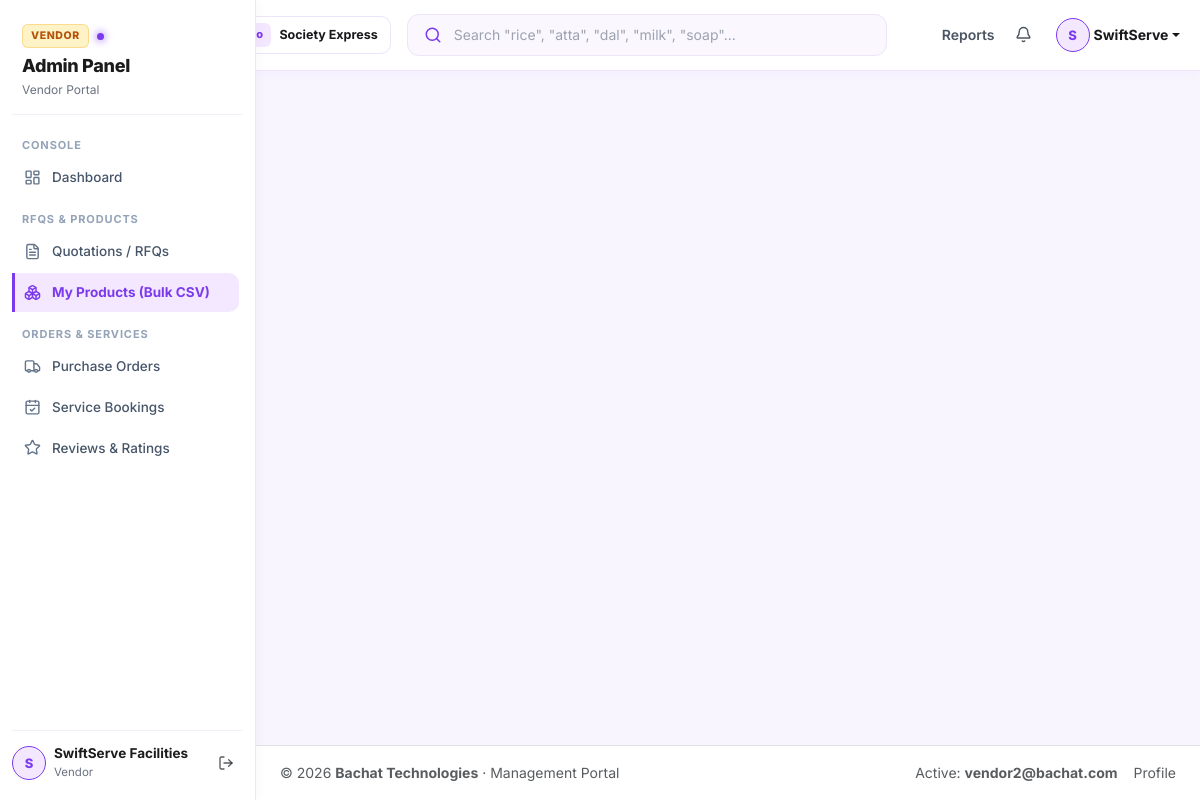
The app's page /vendor/products (signed in) with its own data.
### tables this page shows
CREATE TABLE users (
  id            INT UNSIGNED NOT NULL AUTO_INCREMENT,
  name          VARCHAR(120) NOT NULL,
  email         VARCHAR(150) NOT NULL,
  phone         VARCHAR(20)  NULL,
  password_hash VARCHAR(255) NOT NULL,
  role          ENUM('super_admin','society_admin','resident','vendor','delivery_staff') NOT NULL,
  society_id    INT UNSIGNED NULL,
  status        ENUM('active','pending','suspended') NOT NULL DEFAULT 'active',
  language      ENUM('en','hi','mr') NOT NULL DEFAULT 'en',
  avatar        VARCHAR(255) NULL,
  last_login_at DATETIME NULL,
  failed_logins INT NOT NULL DEFAULT 0,
  locked_until  DATETIME NULL,
  created_at    DATETIME NOT NULL DEFAULT CURRENT_TIMESTAMP,
  updated_at    DATETIME NOT NULL DEFAULT CURRENT_TIMESTAMP,
  PRIMARY KEY (id),
  UNIQUE KEY uq_users_email (email),
  KEY idx_users_role_society (role, society_id),
  CONSTRAINT fk_users_society FOREIGN KEY (society_id) REFERENCES societies (id) ON DELETE SET NULL
);

### app/views/layout.php (the view, shortened to what the rows shown need)
<?php
$user    = $user ?? null;
$society = $society ?? null;
$active  = $active ?? '';
$role    = $user['role'] ?? null;
$isAdmin = in_array($role, ['super_admin', 'society_admin'], true);
$inAdminPanel = str_starts_with($active, 'super-') || str_starts_with($active, 'admin-') || str_starts_with($active, 'vendor-');
$hasSidebar = ($isAdmin || $role === 'vendor') && $inAdminPanel;
?>
<!DOCTYPE html>
<html lang="<?= e($lang === 'en' ? 'en' : ($lang === 'hi' ? 'hi' : 'mr')) ?>">
<head>
<link href="https://cdn.jsdelivr.net/npm/bootstrap@5.3.3/dist/css/bootstrap.min.css" rel="stylesheet">
<link href="<?= asset('css/app.css') ?>?v=<?= @filemtime(BACHAT_ROOT . '/assets/css/app.css') ?: time() ?>" rel="stylesheet">
</head>
<body class="<?= $hasSidebar ? 'has-sidebar' : '' ?>" data-role="<?= e($role ?? 'guest') ?>">
<?php include APP . '/views/partials/nav.php'; ?>
<div class="<?= $hasSidebar ? 'b-shell container-fluid' : 'b-shell-noside container' ?>">
    <?php if ($hasSidebar) include APP . '/views/partials/sidebar.php'; ?>
    <main id="main-content" class="<?= $hasSidebar ? 'b-main' : 'pb-5' ?>">
        <?php if ($hasSidebar) include APP . '/views/partials/mobile_admin_bar.php'; ?>
    </main>
</div>
<?php include APP . '/views/partials/footer.php'; ?>
</body>
</html>

### app/core/Router.php (shortened to what the rows shown need)
<?php
final class Router
{
    private static array $routes = [];
    public static function add(string $method, string $pattern, string $handler, array $opts = []): void
    {
        $params = [];
        $regex = preg_replace_callback('/\{([a-zA-Z_]+)\}/', static function ($m) use (&$params) {
            $params[] = $m[1];
            return '([^/]+)';
        }, $pattern);
        self::$routes[] = [
            'method'  => $method,
            'regex'   => '#^' . $regex . '$#',
            'params'  => $params,
            'handler' => $handler,
            'opts'    => $opts,
        ];
    }
    public static function currentPath(): string
    {
        $uri  = $_SERVER['REQUEST_URI'] ?? '/';
        $path = parse_url($uri, PHP_URL_PATH) ?: '/';
        $path = '/' . trim($path, '/');
        return $path === '/' ? '/' : rtrim($path, '/');
    }
    public static function dispatch(): void
    {
        $method = strtoupper($_SERVER['REQUEST_METHOD'] ?? 'GET');
        $path = self::currentPath();
        foreach (self::$routes as $route) {
            if ($route['method'] !== $method) {
                continue;
            }
            if (!preg_match($route['regex'], $path, $m)) {
                continue;
            }
            array_shift($m);
            $args = [];
            self::invoke($route['handler'], $args);
            return;
        }
    }
    private static function invoke(string $handler, array $args): void
    {
        [$classShort, $action] = array_pad(explode('@', $handler, 2), 2, 'index');
        $controller = new $class();
        $controller->{$action}(...array_values($args));
    }
}

### app/views/partials/nav.php (shortened to what the rows shown need)
<?php
$user      = $user ?? null;
$society   = $society ?? null;
$role      = $user['role'] ?? null;
$active    = $active ?? '';
?>
<header>
<nav class="navbar navbar-expand-lg b-nav sticky-top">
  <div class="<?= (in_array($role, ['super_admin','society_admin','vendor'], true)) ? 'container-fluid' : 'container' ?>">
    <a class="navbar-brand b-brand" href="<?= url(auth_check() ? (match($role){ 'super_admin'=>'/super/dashboard','society_admin'=>'/admin/dashboard','vendor'=>'/vendor/dashboard','delivery_staff'=>'/delivery/dashboard', default=>'/dashboard'}) : '/') ?>">
      <span class="b-brand-text">bachat<span>.</span></span>
    </a>
    <div class="d-none d-sm-flex align-items-center ms-2 ms-lg-3">
      <div class="blinkit-delivery-pill">
        <span class="delivery-badge-society"><i data-lucide="map-pin" style="width:12px;height:12px;"></i> Deliver to</span>
        <div class="delivery-loc-name" title="<?= e($society['name'] ?? 'Har Society Ki Smart Bachat') ?>">
          <?= e($society['name'] ?? 'Society Express') ?>
        </div>
      </div>
    </div>
    <form action="<?= url('/shop') ?>" method="get" class="blinkit-search-box d-none d-md-flex mx-3 flex-grow-1">
      <i data-lucide="search"></i>
      <input type="search" name="q" placeholder='Search "rice", "atta", "dal", "milk", "soap"...' autocomplete="off" value="<?= e($_GET['q'] ?? '') ?>">
    </form>
    <div class="collapse navbar-collapse d-none d-lg-flex">
      <ul class="navbar-nav ms-auto align-items-lg-center gap-lg-1">
        <?php if (!$user): ?>
          <li class="nav-item"><a class="nav-link <?= $active==='home'?'active':'' ?>" href="<?= url('/') ?>"><?= e(t('nav.home')) ?></a></li>
          <li class="nav-item"><a class="nav-link <?= $active==='join'?'active':'' ?>" href="<?= url('/join') ?>"><?= e(t('nav.join')) ?></a></li>
          <li class="nav-item"><a class="nav-link b-btn-nav" href="<?= url('/login') ?>"><?= e(t('nav.login')) ?></a></li>
        <?php else: ?>
          <?php if ($role === 'resident'): ?>
            <li class="nav-item"><a class="nav-link <?= $active==='shop'?'active':'' ?>" href="<?= url('/shop') ?>"><i data-lucide="shopping-basket" class="me-1"></i><?= e(t('nav.shop')) ?></a></li>
            <li class="nav-item"><a class="nav-link <?= $active==='campaigns'?'active':'' ?>" href="<?= url('/campaigns') ?>"><i data-lucide="users" class="me-1"></i>Bulk Deals</a></li>
            <li class="nav-item dropdown">
              <a class="nav-link dropdown-toggle <?= in_array($active, ['orders','bookings','notices','tickets','demand','favourites','lists','reminders','profile'], true)?'active':'' ?>" href="#" role="button" data-bs-toggle="dropdown" aria-expanded="false"><?= e(t('nav.more')) ?></a>
              <ul class="dropdown-menu dropdown-menu-end b-dropdown">
                <li><a class="dropdown-item" href="<?= url('/orders') ?>"><i data-lucide="package"></i> <?= e(t('nav.orders')) ?></a></li>
                <li><a class="dropdown-item" href="<?= url('/services') ?>"><i data-lucide="wrench"></i> <?= e(t('nav.services')) ?></a></li>
                <li><a class="dropdown-item" href="<?= url('/favourites') ?>"><i data-lucide="heart"></i> <?= e(t('nav.favourites')) ?></a></li>
                <li><a class="dropdown-item" href="<?= url('/lists') ?>"><i data-lucide="list-checks"></i> Monthly List</a></li>
                <li><a class="dropdown-item" href="<?= url('/notices') ?>"><i data-lucide="megaphone"></i> Notice Board</a></li>
                <li><a class="dropdown-item" href="<?= url('/profile') ?>"><i data-lucide="user-cog"></i> <?= e(t('nav.profile')) ?></a></li>
              </ul>
            </li>
            <li class="nav-item">
              <a href="<?= url('/cart') ?>" class="blinkit-cart-btn ms-1" aria-label="Cart">
                <i data-lucide="shopping-cart"></i>
                <span>My Cart</span>
              </a>
            </li>
          <?php elseif (in_array($role, ['super_admin','society_admin'], true)): ?>
            <li class="nav-item"><a class="nav-link <?= str_starts_with($active,'admin-')||str_starts_with($active,'super-')?'active':'' ?>" href="<?= url($role==='super_admin'?'/super/dashboard':'/admin/dashboard') ?>"><i data-lucide="shield" class="me-1"></i><?= e(t('nav.admin')) ?></a></li>
          <?php elseif ($role === 'vendor'): ?>
            <li class="nav-item"><a class="nav-link <?= $active==='vendor-quotations'?'active':'' ?>" href="<?= url('/vendor/quotations') ?>"><?= e(t('nav.reports')) ?></a></li>
          <?php endif; ?>
          <?php if ($role !== 'delivery_staff'): ?>
          <li class="nav-item">
            <a class="nav-link position-relative <?= $active==='notifications'?'active':'' ?>" href="<?= url('/notifications') ?>" aria-label="<?= e(t('nav.notifications')) ?>">
              <i data-lucide="bell"></i>
            </a>
          </li>
          <?php endif; ?>
          <li class="nav-item dropdown ms-1">
            <a class="nav-link dropdown-toggle b-user-chip" href="#" role="button" data-bs-toggle="dropdown" aria-expanded="false">
              <span class="b-avatar"><?= e(mb_strtoupper(mb_substr($user['name'], 0, 1))) ?></span>
              <span class="d-none d-xl-inline ms-1 fw-bold"><?= e(explode(' ', $user['name'])[0]) ?></span>
            </a>
          </li>
        <?php endif; ?>
      </ul>
    </div>
  </div>
</nav>
</header>

### app/views/partials/sidebar.php (shortened to what the rows shown need)
<?php
$role   = $user['role'] ?? null;
$active = $active ?? '';
$groups = [];
if ($role === 'super_admin') {
    $groups = [
        'Platform' => [
            ['super-dashboard', '/super/dashboard', 'layout-dashboard', 'Dashboard'],
            ['super-societies', '/super/societies', 'building-2', 'Societies'],
            ['super-users', '/super/users', 'users', 'Users & Roles'],
        ],
        'Catalog & Commerce' => [
            ['super-catalog', '/super/catalog', 'shopping-basket', 'Catalog & Groceries'],
            ['super-vendors', '/super/vendors', 'store', 'Vendors'],
            ['super-campaigns', '/super/campaigns', 'megaphone', 'Bulk Campaigns'],
            ['super-quotations', '/super/quotations', 'file-text', 'Quotations / RFQs'],
            ['super-purchase-orders', '/super/purchase-orders', 'truck', 'Purchase Orders'],
            ['super-inventory', '/super/inventory', 'warehouse', 'Inventory'],
        ],
        'Finance & Billing' => [
            ['super-payments', '/super/payments', 'badge-indian-rupee', 'Payments'],
            ['super-refunds', '/super/refunds', 'undo-2', 'Refunds'],
            ['super-coupons', '/super/coupons', 'ticket-percent', 'Coupons'],
            ['super-subscriptions', '/super/subscriptions', 'credit-card', 'Subscriptions'],
            ['super-commissions', '/super/commissions', 'percent', 'Commissions'],
        ],
        'Support & Insights' => [
            ['super-tickets', '/super/tickets', 'life-buoy', 'Support Tickets'],
            ['super-reviews', '/super/reviews', 'star', 'Reviews'],
            ['super-reports', '/super/reports', 'bar-chart-3', 'Analytics & Reports'],
            ['super-audit', '/super/audit', 'scroll-text', 'Audit Logs'],
            ['super-settings', '/super/settings', 'settings', 'Platform Settings'],
        ],
    ];
} elseif ($role === 'vendor') {
    $groups = [
        'Console' => [
            ['vendor-dashboard', '/vendor/dashboard', 'layout-dashboard', 'Dashboard'],
        ],
        'RFQs & Products' => [
            ['vendor-quotations', '/vendor/quotations', 'file-text', 'Quotations / RFQs'],
            ['vendor-products', '/vendor/products', 'boxes', 'My Products (Bulk CSV)'],
        ],
        'Orders & Services' => [
            ['vendor-purchase-orders', '/vendor/purchase-orders', 'truck', 'Purchase Orders'],
            ['vendor-bookings', '/vendor/bookings', 'calendar-check', 'Service Bookings'],
            ['vendor-reviews', '/vendor/reviews', 'star', 'Reviews & Ratings'],
        ],
    ];
}
$society = current_society();
?>
<aside class="b-sidebar d-none d-lg-flex flex-column">
  <div class="b-side-head">
    <div class="d-flex align-items-center gap-2 mb-1">
      <span class="b-side-badge"><?= $role === 'super_admin' ? 'PLATFORM' : ($role === 'vendor' ? 'VENDOR' : 'SOCIETY') ?></span>
      <span class="b-side-live-dot" title="System online"></span>
    </div>
    <span class="b-side-title"><?= e(t('nav.admin')) ?></span>
    <span class="b-side-sub"><?= e($society['name'] ?? ($role === 'super_admin' ? 'Central Console' : 'Vendor Portal')) ?></span>
  </div>
  <nav class="b-side-nav flex-grow-1" aria-label="Panel navigation">
    <?php foreach ($groups as $groupTitle => $items): ?>
      <div class="b-side-section-label"><?= e($groupTitle) ?></div>
      <?php foreach ($items as [$key, $href, $icon, $label]): ?>
        <a href="<?= url($href) ?>" class="b-side-link <?= $active === $key ? 'active' : '' ?>">
          <i data-lucide="<?= e($icon) ?>"></i>
          <span><?= e($label) ?></span>
        </a>
      <?php endforeach; ?>
    <?php endforeach; ?>
  </nav>
  <div class="b-side-footer">
    <div class="d-flex align-items-center gap-2">
      <span class="b-avatar b-avatar-sm"><?= e(mb_strtoupper(mb_substr($user['name'] ?? 'U', 0, 1))) ?></span>
      <div class="min-w-0 flex-grow-1">
        <div class="b-side-user-name text-truncate"><?= e($user['name'] ?? '') ?></div>
        <div class="b-side-user-role"><?= e(t('role.' . $role)) ?></div>
      </div>
      <form method="post" action="<?= url('/logout') ?>" class="m-0"><?= csrf_field() ?>
        <button type="submit" class="btn btn-sm btn-icon text-muted" title="Logout" style="padding:4px 8px;">
          <i data-lucide="log-out" width="16" height="16"></i>
        </button>
      </form>
    </div>
  </div>
</aside>

### app/views/partials/footer.php (shortened to what the rows shown need)
<?php
$user = $user ?? (function_exists('auth_user') ? auth_user() : null);
$role = $user['role'] ?? null;
$active = $active ?? '';
$inAdminPanel = str_starts_with($active, 'super-') || str_starts_with($active, 'admin-') || str_starts_with($active, 'vendor-') || $role === 'delivery';
?>
<?php if ($inAdminPanel): ?>
<footer class="b-footer b-footer-admin py-3 border-top mt-auto">
  <div class="container-fluid px-3 px-md-4 d-flex flex-wrap justify-content-between align-items-center gap-2 small text-muted">
    <div>
      © <?= date('Y') ?> <strong><?= e(t('app.name')) ?> Technologies</strong> · Management Portal
    </div>
    <div class="d-flex align-items-center gap-3">
      <span>Active: <strong><?= e($user['email'] ?? '') ?></strong></span>
      <a href="<?= url('/profile') ?>" class="text-muted text-decoration-none">Profile</a>
    </div>
  </div>
</footer>
<?php return; endif; ?>

### records on screen
users: name "S", name "SwiftServe", role "Vendor Portal", name "SwiftServe Facilities", role "Vendor", email "vendor2@bachat.com"

### other values on screen
$groupTitle "CONSOLE"
$label "Dashboard"
$groupTitle "RFQS & PRODUCTS"
$label "Quotations / RFQs"
$label "My Products (Bulk CSV)"
$groupTitle "ORDERS & SERVICES"
$label "Purchase Orders"
$label "Service Bookings"
$label "Reviews & Ratings"
